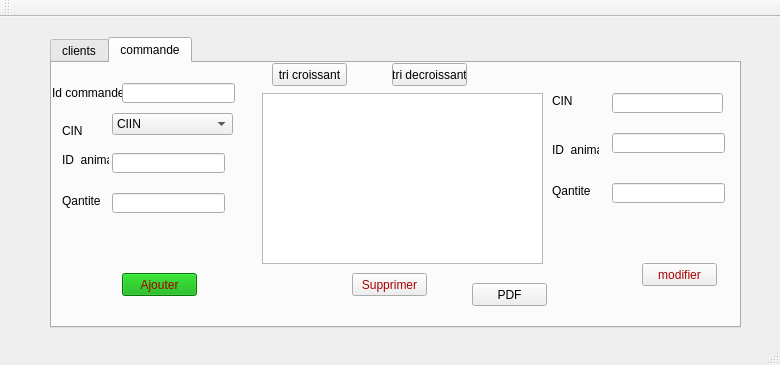
<?xml version="1.0" encoding="UTF-8"?>
<ui version="4.0">
 <class>MainWindow</class>
 <widget class="QMainWindow" name="MainWindow">
  <property name="geometry">
   <rect>
    <x>0</x>
    <y>0</y>
    <width>780</width>
    <height>365</height>
   </rect>
  </property>
  <property name="windowTitle">
   <string>Gestion des étudiants</string>
  </property>
  <property name="styleSheet">
   <string notr="true"/>
  </property>
  <widget class="QWidget" name="centralWidget">
   <widget class="QTabWidget" name="tabWidget">
    <property name="geometry">
     <rect>
      <x>50</x>
      <y>20</y>
      <width>691</width>
      <height>291</height>
     </rect>
    </property>
    <property name="styleSheet">
     <string notr="true"/>
    </property>
    <property name="currentIndex">
     <number>1</number>
    </property>
    <widget class="QWidget" name="tab_5">
     <attribute name="title">
      <string>clients</string>
     </attribute>
     <widget class="QLineEdit" name="lineEdit_tel">
      <property name="geometry">
       <rect>
        <x>60</x>
        <y>140</y>
        <width>113</width>
        <height>20</height>
       </rect>
      </property>
      <property name="text">
       <string/>
      </property>
     </widget>
     <widget class="QLabel" name="label_2">
      <property name="geometry">
       <rect>
        <x>10</x>
        <y>80</y>
        <width>47</width>
        <height>13</height>
       </rect>
      </property>
      <property name="text">
       <string>Nom</string>
      </property>
     </widget>
     <widget class="QLabel" name="label">
      <property name="geometry">
       <rect>
        <x>10</x>
        <y>20</y>
        <width>61</width>
        <height>16</height>
       </rect>
      </property>
      <property name="text">
       <string>CIN</string>
      </property>
     </widget>
     <widget class="QLabel" name="label_3">
      <property name="geometry">
       <rect>
        <x>10</x>
        <y>140</y>
        <width>47</width>
        <height>13</height>
       </rect>
      </property>
      <property name="text">
       <string>tel</string>
      </property>
     </widget>
     <widget class="QLineEdit" name="lineEdit_nom">
      <property name="geometry">
       <rect>
        <x>60</x>
        <y>80</y>
        <width>113</width>
        <height>20</height>
       </rect>
      </property>
      <property name="text">
       <string/>
      </property>
     </widget>
     <widget class="QLineEdit" name="lineEdit_CIN">
      <property name="geometry">
       <rect>
        <x>70</x>
        <y>10</y>
        <width>113</width>
        <height>20</height>
       </rect>
      </property>
      <property name="text">
       <string/>
      </property>
     </widget>
     <widget class="QPushButton" name="pb_ajouter">
      <property name="geometry">
       <rect>
        <x>70</x>
        <y>180</y>
        <width>75</width>
        <height>23</height>
       </rect>
      </property>
      <property name="autoFillBackground">
       <bool>false</bool>
      </property>
      <property name="styleSheet">
       <string notr="true">background-color: rgb(0, 170, 0);
color: rgb(170, 0, 0);</string>
      </property>
      <property name="text">
       <string>Ajouter</string>
      </property>
     </widget>
     <widget class="Line" name="line">
      <property name="geometry">
       <rect>
        <x>180</x>
        <y>0</y>
        <width>20</width>
        <height>171</height>
       </rect>
      </property>
      <property name="orientation">
       <enum>Qt::Vertical</enum>
      </property>
     </widget>
     <widget class="QPushButton" name="pb_modifier">
      <property name="geometry">
       <rect>
        <x>550</x>
        <y>170</y>
        <width>75</width>
        <height>23</height>
       </rect>
      </property>
      <property name="styleSheet">
       <string notr="true">color: rgb(170, 0, 0);</string>
      </property>
      <property name="text">
       <string>modifier</string>
      </property>
     </widget>
     <widget class="QLineEdit" name="re">
      <property name="geometry">
       <rect>
        <x>310</x>
        <y>0</y>
        <width>113</width>
        <height>20</height>
       </rect>
      </property>
     </widget>
     <widget class="QPushButton" name="pb_supprimer">
      <property name="geometry">
       <rect>
        <x>290</x>
        <y>220</y>
        <width>75</width>
        <height>23</height>
       </rect>
      </property>
      <property name="styleSheet">
       <string notr="true">color: rgb(170, 0, 0);</string>
      </property>
      <property name="text">
       <string>Supprimer</string>
      </property>
     </widget>
     <widget class="QLabel" name="label_6">
      <property name="geometry">
       <rect>
        <x>480</x>
        <y>130</y>
        <width>61</width>
        <height>16</height>
       </rect>
      </property>
      <property name="text">
       <string>   tel</string>
      </property>
     </widget>
     <widget class="QLabel" name="label_5">
      <property name="geometry">
       <rect>
        <x>490</x>
        <y>20</y>
        <width>61</width>
        <height>16</height>
       </rect>
      </property>
      <property name="text">
       <string>CIN</string>
      </property>
     </widget>
     <widget class="QLabel" name="label_7">
      <property name="geometry">
       <rect>
        <x>490</x>
        <y>80</y>
        <width>61</width>
        <height>16</height>
       </rect>
      </property>
      <property name="text">
       <string>nom</string>
      </property>
     </widget>
     <widget class="QTableView" name="tabclients">
      <property name="geometry">
       <rect>
        <x>200</x>
        <y>40</y>
        <width>281</width>
        <height>171</height>
       </rect>
      </property>
     </widget>
     <widget class="QLineEdit" name="lineEdit_CIN_2">
      <property name="geometry">
       <rect>
        <x>530</x>
        <y>20</y>
        <width>113</width>
        <height>20</height>
       </rect>
      </property>
      <property name="text">
       <string/>
      </property>
     </widget>
     <widget class="QLineEdit" name="lineEdit_nom_3">
      <property name="geometry">
       <rect>
        <x>530</x>
        <y>80</y>
        <width>113</width>
        <height>20</height>
       </rect>
      </property>
      <property name="text">
       <string/>
      </property>
     </widget>
     <widget class="QLineEdit" name="lineEdit_tel_4">
      <property name="geometry">
       <rect>
        <x>530</x>
        <y>130</y>
        <width>113</width>
        <height>20</height>
       </rect>
      </property>
      <property name="text">
       <string/>
      </property>
     </widget>
     <widget class="QTextEdit" name="textEdit">
      <property name="geometry">
       <rect>
        <x>-10</x>
        <y>-20</y>
        <width>681</width>
        <height>271</height>
       </rect>
      </property>
      <property name="styleSheet">
       <string notr="true">background-image: url(:/bg.jpg);</string>
      </property>
     </widget>
     <widget class="QRadioButton" name="radioButton">
      <property name="geometry">
       <rect>
        <x>270</x>
        <y>20</y>
        <width>82</width>
        <height>17</height>
       </rect>
      </property>
      <property name="text">
       <string>tri nom</string>
      </property>
     </widget>
     <widget class="QPushButton" name="pushButton_3">
      <property name="geometry">
       <rect>
        <x>230</x>
        <y>0</y>
        <width>75</width>
        <height>23</height>
       </rect>
      </property>
      <property name="text">
       <string>rechereche</string>
      </property>
     </widget>
     <zorder>textEdit</zorder>
     <zorder>lineEdit_tel</zorder>
     <zorder>label_2</zorder>
     <zorder>label</zorder>
     <zorder>label_3</zorder>
     <zorder>lineEdit_nom</zorder>
     <zorder>lineEdit_CIN</zorder>
     <zorder>pb_ajouter</zorder>
     <zorder>line</zorder>
     <zorder>pb_modifier</zorder>
     <zorder>re</zorder>
     <zorder>pb_supprimer</zorder>
     <zorder>label_6</zorder>
     <zorder>label_5</zorder>
     <zorder>label_7</zorder>
     <zorder>tabclients</zorder>
     <zorder>lineEdit_CIN_2</zorder>
     <zorder>lineEdit_nom_3</zorder>
     <zorder>lineEdit_tel_4</zorder>
     <zorder>radioButton</zorder>
     <zorder>pushButton_3</zorder>
    </widget>
    <widget class="QWidget" name="tab_6">
     <attribute name="title">
      <string>commande</string>
     </attribute>
     <widget class="QLabel" name="label_8">
      <property name="geometry">
       <rect>
        <x>0</x>
        <y>20</y>
        <width>71</width>
        <height>20</height>
       </rect>
      </property>
      <property name="text">
       <string>Id commande</string>
      </property>
     </widget>
     <widget class="QLineEdit" name="lineEdit_TYPE">
      <property name="geometry">
       <rect>
        <x>60</x>
        <y>90</y>
        <width>113</width>
        <height>20</height>
       </rect>
      </property>
      <property name="text">
       <string/>
      </property>
     </widget>
     <widget class="QPushButton" name="pb_modifier_2">
      <property name="geometry">
       <rect>
        <x>590</x>
        <y>200</y>
        <width>75</width>
        <height>23</height>
       </rect>
      </property>
      <property name="styleSheet">
       <string notr="true">color: rgb(170, 0, 0);</string>
      </property>
      <property name="text">
       <string>modifier</string>
      </property>
     </widget>
     <widget class="QTableView" name="tabCOMMANDE">
      <property name="geometry">
       <rect>
        <x>210</x>
        <y>30</y>
        <width>281</width>
        <height>171</height>
       </rect>
      </property>
     </widget>
     <widget class="QLabel" name="label_10">
      <property name="geometry">
       <rect>
        <x>10</x>
        <y>60</y>
        <width>61</width>
        <height>16</height>
       </rect>
      </property>
      <property name="text">
       <string>CIN</string>
      </property>
      <property name="buddy">
       <cstring>tabWidget</cstring>
      </property>
     </widget>
     <widget class="QLineEdit" name="lineEdit_cmd">
      <property name="geometry">
       <rect>
        <x>70</x>
        <y>20</y>
        <width>113</width>
        <height>20</height>
       </rect>
      </property>
      <property name="text">
       <string/>
      </property>
     </widget>
     <widget class="QLabel" name="label_11">
      <property name="geometry">
       <rect>
        <x>10</x>
        <y>90</y>
        <width>47</width>
        <height>13</height>
       </rect>
      </property>
      <property name="text">
       <string>ID_animaux</string>
      </property>
     </widget>
     <widget class="QPushButton" name="pb_supprimer_2">
      <property name="geometry">
       <rect>
        <x>300</x>
        <y>210</y>
        <width>75</width>
        <height>23</height>
       </rect>
      </property>
      <property name="styleSheet">
       <string notr="true">color: rgb(170, 0, 0);</string>
      </property>
      <property name="text">
       <string>Supprimer</string>
      </property>
     </widget>
     <widget class="QPushButton" name="pb_ajouter_2">
      <property name="geometry">
       <rect>
        <x>70</x>
        <y>210</y>
        <width>75</width>
        <height>23</height>
       </rect>
      </property>
      <property name="autoFillBackground">
       <bool>false</bool>
      </property>
      <property name="styleSheet">
       <string notr="true">background-color: rgb(0, 170, 0);
color: rgb(170, 0, 0);</string>
      </property>
      <property name="text">
       <string>Ajouter</string>
      </property>
     </widget>
     <widget class="QLineEdit" name="lineEdit_QUANTITE">
      <property name="geometry">
       <rect>
        <x>60</x>
        <y>130</y>
        <width>113</width>
        <height>20</height>
       </rect>
      </property>
      <property name="text">
       <string/>
      </property>
     </widget>
     <widget class="QLabel" name="label_12">
      <property name="geometry">
       <rect>
        <x>10</x>
        <y>130</y>
        <width>47</width>
        <height>16</height>
       </rect>
      </property>
      <property name="text">
       <string>Qantite</string>
      </property>
     </widget>
     <widget class="QLabel" name="label_15">
      <property name="geometry">
       <rect>
        <x>500</x>
        <y>30</y>
        <width>61</width>
        <height>16</height>
       </rect>
      </property>
      <property name="text">
       <string>CIN</string>
      </property>
      <property name="buddy">
       <cstring>tabWidget</cstring>
      </property>
     </widget>
     <widget class="QLineEdit" name="lineEdit_CIN_6">
      <property name="geometry">
       <rect>
        <x>560</x>
        <y>30</y>
        <width>111</width>
        <height>20</height>
       </rect>
      </property>
      <property name="text">
       <string/>
      </property>
     </widget>
     <widget class="QLabel" name="label_16">
      <property name="geometry">
       <rect>
        <x>500</x>
        <y>80</y>
        <width>47</width>
        <height>13</height>
       </rect>
      </property>
      <property name="text">
       <string>ID_animaux</string>
      </property>
     </widget>
     <widget class="QLineEdit" name="lineEdit_TYPE_2">
      <property name="geometry">
       <rect>
        <x>560</x>
        <y>70</y>
        <width>113</width>
        <height>20</height>
       </rect>
      </property>
      <property name="text">
       <string/>
      </property>
     </widget>
     <widget class="QLabel" name="label_17">
      <property name="geometry">
       <rect>
        <x>500</x>
        <y>120</y>
        <width>47</width>
        <height>16</height>
       </rect>
      </property>
      <property name="text">
       <string>Qantite</string>
      </property>
     </widget>
     <widget class="QLineEdit" name="lineEdit_QUANTITE_2">
      <property name="geometry">
       <rect>
        <x>560</x>
        <y>120</y>
        <width>113</width>
        <height>20</height>
       </rect>
      </property>
      <property name="text">
       <string/>
      </property>
     </widget>
     <widget class="QPushButton" name="pushButton_triC">
      <property name="geometry">
       <rect>
        <x>220</x>
        <y>0</y>
        <width>75</width>
        <height>23</height>
       </rect>
      </property>
      <property name="text">
       <string>tri croissant</string>
      </property>
     </widget>
     <widget class="QPushButton" name="pushButton_triD">
      <property name="geometry">
       <rect>
        <x>340</x>
        <y>0</y>
        <width>75</width>
        <height>23</height>
       </rect>
      </property>
      <property name="text">
       <string>tri decroissant</string>
      </property>
     </widget>
     <widget class="QPushButton" name="pdf">
      <property name="geometry">
       <rect>
        <x>420</x>
        <y>220</y>
        <width>75</width>
        <height>23</height>
       </rect>
      </property>
      <property name="text">
       <string>PDF</string>
      </property>
     </widget>
     <widget class="QComboBox" name="comboBox">
      <property name="geometry">
       <rect>
        <x>60</x>
        <y>50</y>
        <width>121</width>
        <height>22</height>
       </rect>
      </property>
      <item>
       <property name="text">
        <string>CIIN</string>
       </property>
      </item>
      <item>
       <property name="text">
        <string>535</string>
       </property>
      </item>
     </widget>
    </widget>
   </widget>
  </widget>
  <widget class="QMenuBar" name="menuBar">
   <property name="geometry">
    <rect>
     <x>0</x>
     <y>0</y>
     <width>780</width>
     <height>21</height>
    </rect>
   </property>
  </widget>
  <widget class="QToolBar" name="mainToolBar">
   <attribute name="toolBarArea">
    <enum>TopToolBarArea</enum>
   </attribute>
   <attribute name="toolBarBreak">
    <bool>false</bool>
   </attribute>
  </widget>
  <widget class="QStatusBar" name="statusBar"/>
 </widget>
 <layoutdefault spacing="6" margin="11"/>
 <resources/>
 <connections/>
</ui>
